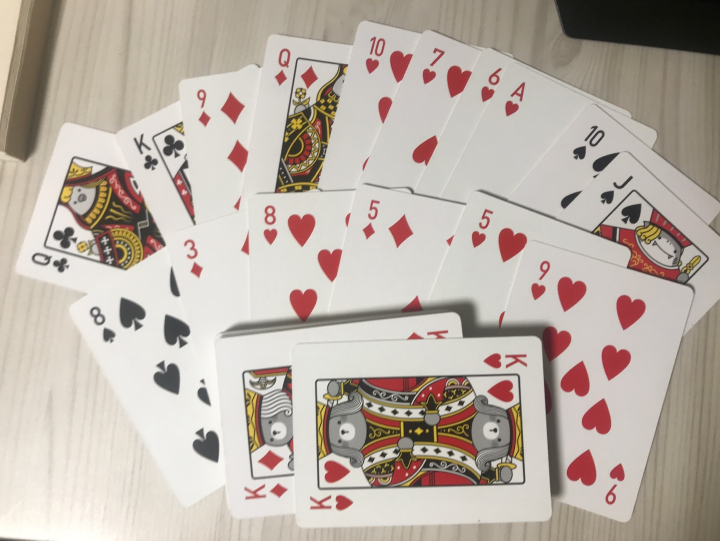
#> input picture ML/yolo/try to improve/0.jpg, 1440 x 1081 px (shown at 1/2 size)
$ python -i cv2f.py   (imports and definitions only)
#> lines starting #> are read from the running program, lines starting #| are printed output that depends on the picture; after the words box and inside, x2 and y2 are one past the last pixel; in counts of white or black regions, pixels touching at a corner belong together
#> further down, picture is the input picture: shape (1081, 1440, 3); mean B, G, R 167.2, 176.6, 187.1
import os
from typing import Callable, Union
import cv2
from cv2.typing import MatLike
import numpy as np
import skimage

import plainf

DIRNAME = os.path.dirname(__file__)
BLACK = 0
ESC = 40
GRAY = 180
WHITE = 255
DX=(0,0,1,-1)
DY=(1,-1,0,0)

# [22 lines left out: functions imshow, rotate, not called in this run]


def thresh(im:MatLike, blurksize=5, maxpool=True, invert=False) -> np.ndarray:
    """
    Preprocess an predict cropped box image.
    Suit and rank part is denoted as 255 (white).
    The other, such as background, is denoted as 0 (black).
    """
#> called with blurksize = 5, maxpool = True, invert = False
    # Convert it to gray
    ret = cv2.cvtColor(im, cv2.COLOR_BGR2GRAY)
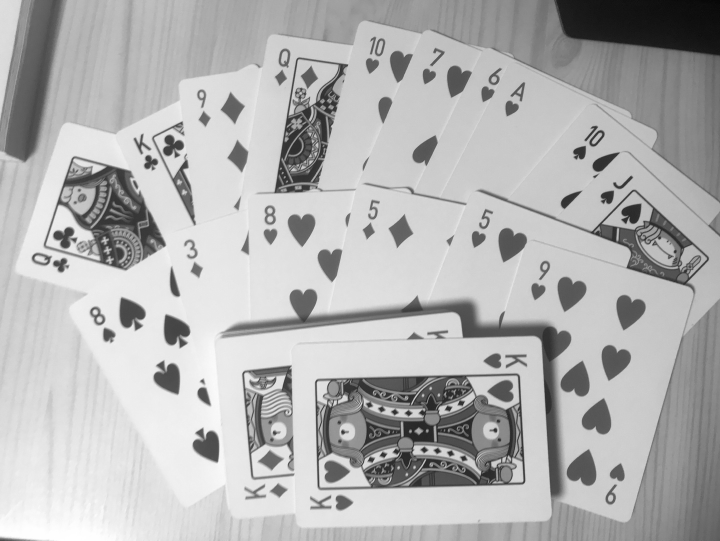
#> ret: shape (1081, 1440) (shown at 1/2 size); min 4, max 255, mean 178.7

    # Reduce the noise to avoid false detection
    if blurksize > 0:
        ret = cv2.medianBlur(ret, 5)

    ret = cv2.threshold(ret, 0, 255, cv2.THRESH_BINARY_INV + cv2.THRESH_OTSU)[1]
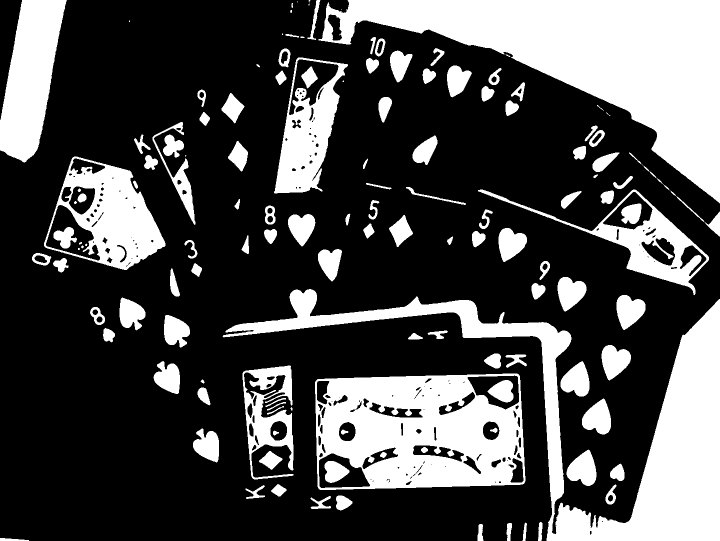
#> ret: shape (1081, 1440) (shown at 1/2 size); 30.3% white; 133 white regions (12 under 20 px), largest, box (x1, y1, x2, y2) and area: (637, 0, 1440, 407) 124769, (445, 578, 1440, 1081) 94728, (630, 747, 1051, 980) 70828

    if maxpool:
        ret = skimage.measure.block_reduce(ret, (2,2), np.max)
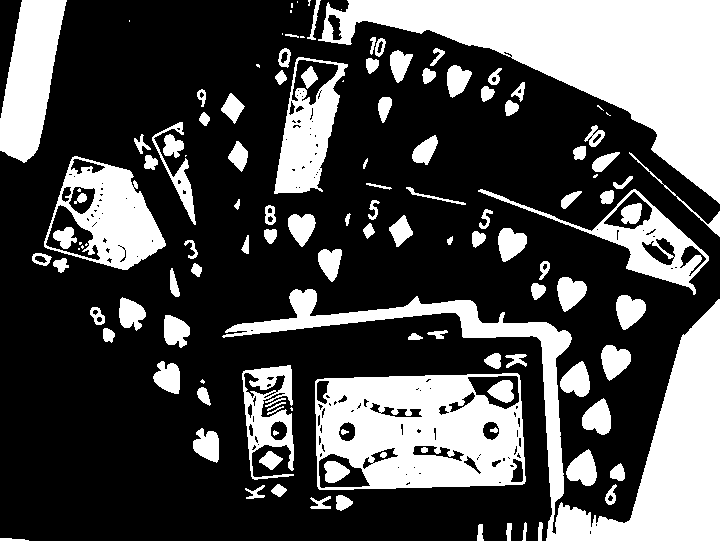
#> ret: shape (541, 720); 31.5% white; 128 white regions (21 under 20 px), largest, box (x1, y1, x2, y2) and area: (318, 0, 720, 204) 31410, (222, 289, 720, 541) 24270, (315, 373, 526, 490) 18415

    if invert:
        ret = cv2.bitwise_not(ret)

    return ret

# [170 lines left out: functions mov_start, do_start, confine, is_there_any_confined_space, get_red_mask, whitemask and 4 more, not called in this run]

>>> import cv2
>>> picture = cv2.imread('0.jpg')
>>> result = thresh(picture)

$ run again, on ML/yolo/try to improve/0.jpg_pred.jpg
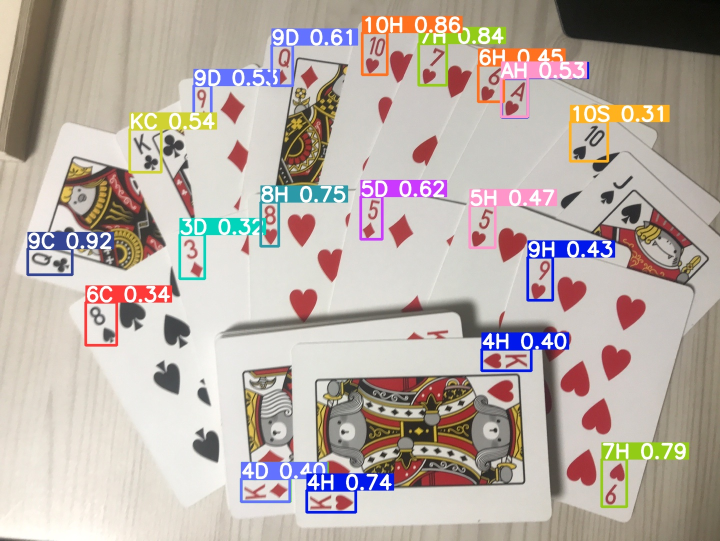
#> input picture ML/yolo/try to improve/0.jpg_pred.jpg, 1440 x 1081 px (shown at 1/2 size)
#> picture is the input picture: shape (1081, 1440, 3); mean B, G, R 166.9, 173.9, 185
#> in thresh, `ret = cv2.threshold(ret, 0, 255, cv2.THRESH_BINARY_INV + cv2.THRESH_OT..`:
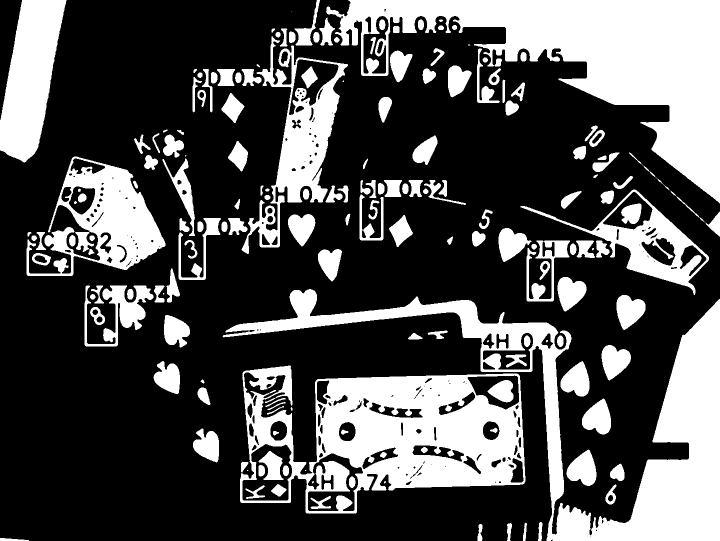
#> ret: shape (1081, 1440) (shown at 1/2 size); 31.8% white; 178 white regions (13 under 20 px), largest, box (x1, y1, x2, y2) and area: (652, 0, 1440, 407) 113374, (445, 578, 1440, 1081) 93949, (480, 731, 1051, 1027) 87222
#> in thresh, `ret = skimage.measure.block_reduce(ret, (2,2), np.max)`:
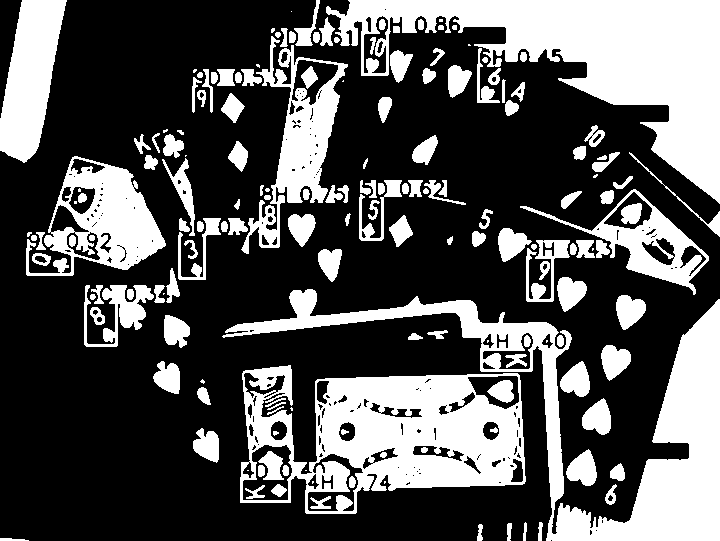
#> ret: shape (541, 720); 33.6% white; 171 white regions (24 under 20 px), largest, box (x1, y1, x2, y2) and area: (326, 0, 720, 204) 28794, (222, 289, 720, 541) 24251, (240, 365, 526, 514) 23094

$ run again, on ML/yolo/try to improve/1.png
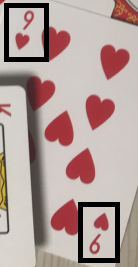
#> input picture ML/yolo/try to improve/1.png, 138 x 267 px
#> picture is the input picture: shape (267, 138, 3); mean B, G, R 154.4, 158.9, 178.8
#> in thresh, `ret = cv2.threshold(ret, 0, 255, cv2.THRESH_BINARY_INV + cv2.THRESH_OT..`:
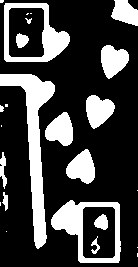
#> ret: shape (267, 138); 25.9% white; 25 white regions (10 under 20 px), largest, box (x1, y1, x2, y2) and area: (0, 74, 55, 249) 2708, (51, 200, 121, 263) 1607, (4, 3, 70, 62) 1441
#> in thresh, `ret = skimage.measure.block_reduce(ret, (2,2), np.max)`:
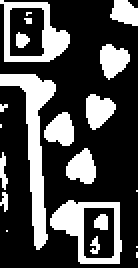
#> ret: shape (134, 69) (shown 2 times larger); 29.1% white; 21 white regions (8 under 20 px), largest, box (x1, y1, x2, y2) and area: (0, 37, 28, 125) 729, (25, 100, 61, 132) 464, (0, 0, 35, 31) 415
